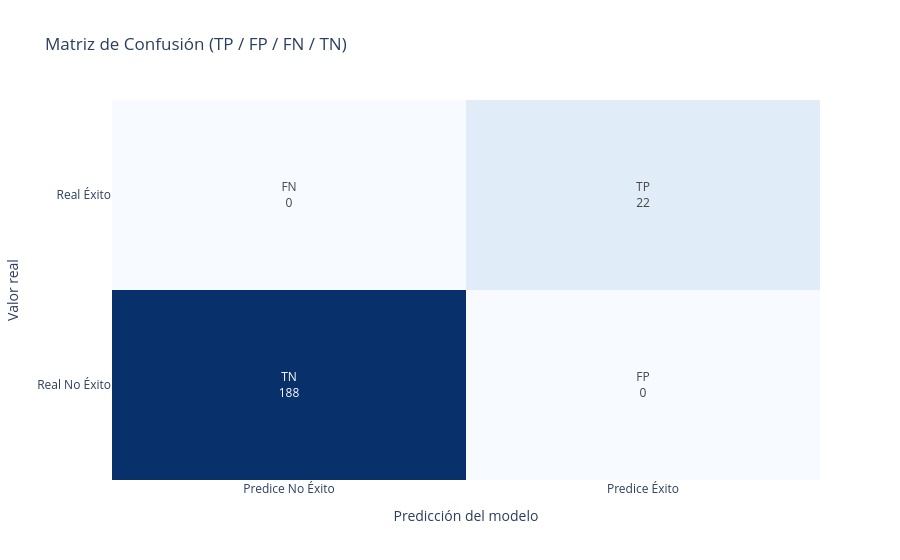

Notebook cell for this chart:
### Code cell
# === PASO 7: MODELO XGBOOST ===

xgb = XGBClassifier(
    n_estimators=300,
    max_depth=5,
    learning_rate=0.1,
    subsample=0.8,
    colsample_bytree=0.8,
    random_state=42
)

xgb.fit(X_train, y_train)
y_pred_xgb = (xgb.predict_proba(X_test)[:, 1] >= 0.09).astype(int)
ganancia_xgb = profit_score(y_test, y_pred_xgb)
print("Ganancia XGBoost:", ganancia_xgb)

### Figure 1 — Plotly figure (JSON) as saved in the notebook; plotly's stock layout.template omitted (floating-point values rounded to 4 significant figures)
{"data": [{"colorscale": [[0, "rgb(247,251,255)"], [0.125, "rgb(222,235,247)"], [0.25, "rgb(198,219,239)"], [0.375, "rgb(158,202,225)"], [0.5, "rgb(107,174,214)"], [0.625, "rgb(66,146,198)"], [0.75, "rgb(33,113,181)"], [0.875, "rgb(8,81,156)"], [1, "rgb(8,48,107)"]], "showscale": false, "text": [["TN<br>188", "FP<br>0"], ["FN<br>0", "TP<br>22"]], "texttemplate": "%{text}", "type": "heatmap", "x": ["Predice No Éxito", "Predice Éxito"], "y": ["Real No Éxito", "Real Éxito"], "z": [[188, 0], [0, 22]]}], "layout": {"title": {"text": "Matriz de Confusión (TP / FP / FN / TN)"}, "xaxis": {"title": {"text": "Predicción del modelo"}}, "yaxis": {"title": {"text": "Valor real"}}}}
